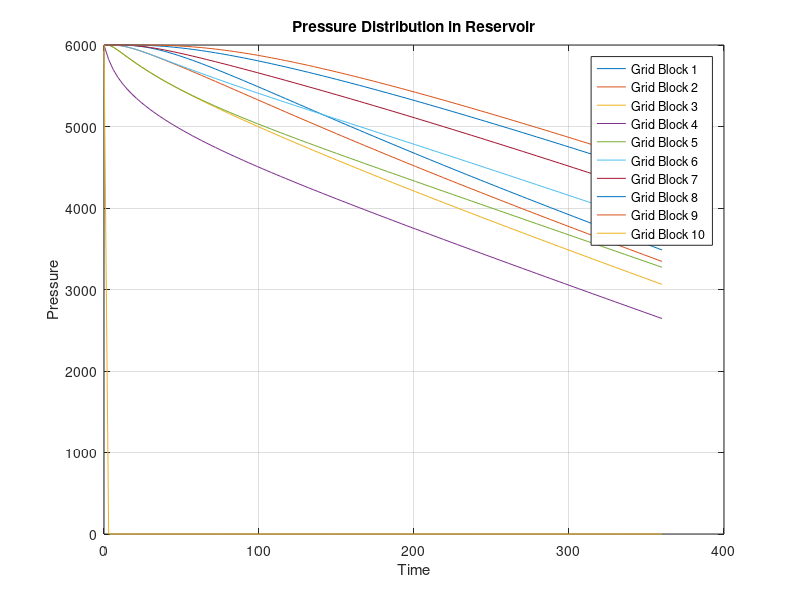

Reproduce this figure in MATLAB.
clc
clear all
close all 


% Simulation parameters
dx = 1000;
dy = 1000;
h = 75;
Kx = 0.015;
U = 10;
Vb = h * dx * dy;
Q = 0.18;
ct = 3.5e-6;
B = 1;
Bc = 1.127;
Vcon = 5.615;
q = 150;
n = 10;
Ax = h * dy;
Tx = (Bc * Ax * Kx) / (U * B * dx);
v = (Vcon * B * U) / (Vb * Q * ct);
time = 360; % days

% Time steps
dt_values = [3];

% Initialize pressure matrix
nt = 360 / min(dt_values);
P = zeros(nt + 1, n);
P(1, :) = 6000;

% Run simulation for each time step
for dt = dt_values
    nt = time / dt;
    for i = 1:nt
        P(i+1, 1) = P(i, 1) + v*((Tx*P(i, 2)) - (2*Tx*P(i, 1)) + (Tx*P(i, 1)));
        for j = 2:3
            P(i+1, j) = P(i, j) + v*((Tx*P(i, j+1)) - (2*Tx*P(i, j)) + (Tx*P(i, j-1)));
        end
        P(i+1, 4) = P(i, 4) + (-v*q) + v*((Tx*P(i, 5)) - (2*Tx*P(i, 4)) + (Tx*P(i, 3)));
        for j = 5:8
            P(i+1, j) = P(i, j) + v*((Tx*P(i, j+1)) - (2*Tx*P(i, j)) + (Tx*P(i, j-1)));
        end
        P(i+1, 9) = P(i, 9) + v*((Tx*P(i, 9)) - (2*Tx*P(i, 9)) + (Tx*P(i, 8)));
    end
end

% Plot pressure distribution 2D
fig = figure();
t = 0:3:time;
% plot pressure over time for each grid block
for i = 1:n
    plot(t, P(:, i), 'DisplayName', sprintf('Grid Block %d', i));
    hold on;
end
hold off;
% set axis labels and title
xlabel('Time');
ylabel('Pressure');
title('Pressure Distribution in Reservoir');
% add legend and show plot
legend('Location', 'best');
grid on;

